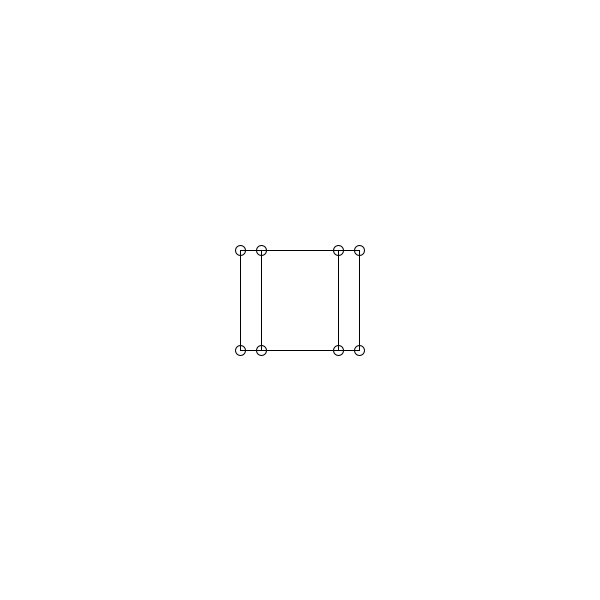
Frame 1 (no input)
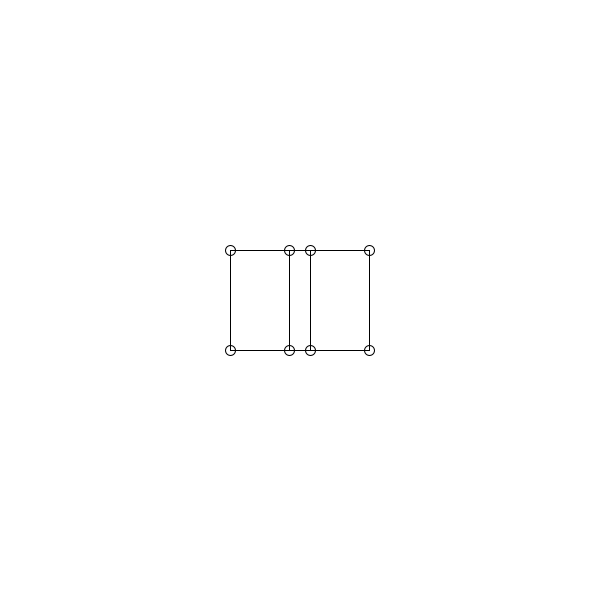
Frame 60 (the mouse pressed at the canvas centre just before this capture)
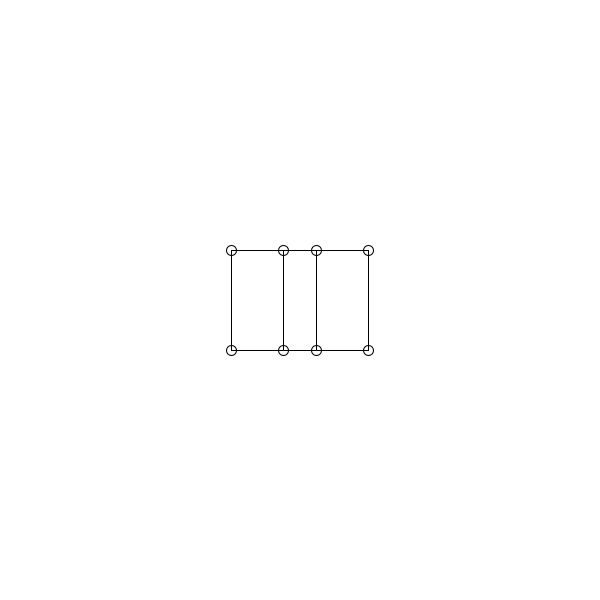
Frame 120 (the mouse held since frame 60 and released just before this capture)

The Processing sketch that drew these frames (run headless with seeded random() and noise(); from frame 60 on, the mouse is pressed at the canvas centre):

// Processing sketch: sketch_Proyeccion
// ── sketch_Proyeccion.pde
ArrayList<PVector> cube;

void setup () {
  size (600, 600);
  cube = new ArrayList<PVector> ();
  cube.add(new PVector(-50, -50, 50));
  cube.add(new PVector(-50,  50, 50));
  cube.add(new PVector( 50,  50, 50));
  cube.add(new PVector( 50, -50, 50));
  
  cube.add(new PVector(-50, -50, -50));
  cube.add(new PVector(-50,  50, -50));
  cube.add(new PVector( 50,  50, -50));
  cube.add(new PVector( 50, -50, -50));
}

void draw () {
  background(255);
  translate(300, 300);
  ArrayList<PVector> pCube = new ArrayList<PVector>();
  ArrayList<PVector> cubeRy = new ArrayList<PVector>();
  float [][] orto = {
    {1, 0, 0},
    {0, 1, 0},
    {0, 0, 0}
  };
  
  float theta = -radians(0.2*millis());
  
  float [][] Ry = {
    {cos(theta) , 0, sin (theta)},
    {0          , 1, 0          },
    {-sin(theta), 0, cos (theta)}
  }; 
  for (PVector v: cube) {
    // Rotación sobe el eje y
    cubeRy.add(Mult3x3byV(Ry, v));
  }
  for (PVector v : cubeRy) {
    // Se realiza la proyección
    pCube.add(Mult3x3byV(orto,v));
  }
  DrawCube(pCube);
}

void Line (PVector a, PVector b) {
  line(a.x, a.y, b.x, b.y);
}

void DrawCube (ArrayList<PVector> cubo) {
  for (PVector p : cubo) {
    circle(p.x, p.y, 10);
  }
  Line(cubo.get(0), cubo.get(1) );
  Line(cubo.get(1), cubo.get(2) );
  Line(cubo.get(2), cubo.get(3) );
  Line(cubo.get(3), cubo.get(0) );
  
  Line(cubo.get(4), cubo.get(5) );
  Line(cubo.get(5), cubo.get(6) );
  Line(cubo.get(6), cubo.get(7) );
  Line(cubo.get(7), cubo.get(4) );
  
  Line(cubo.get(0), cubo.get(4) );
  Line(cubo.get(1), cubo.get(5) );
  Line(cubo.get(2), cubo.get(6) );
  Line(cubo.get(3), cubo.get(7) );
}

PVector Mult3x3byV (float [][] M33, PVector v) {
  float x, y , z;
  x = M33[0][0]* v.x + M33[0][1] * v.y + M33[0][2] * v.z;
  y = M33[1][0]* v.x + M33[1][1] * v.y + M33[1][2] * v.z;
  z = M33[2][0]* v.x + M33[2][1] * v.y + M33[2][2] * v.z;
  return new PVector(x, y, z);
}
